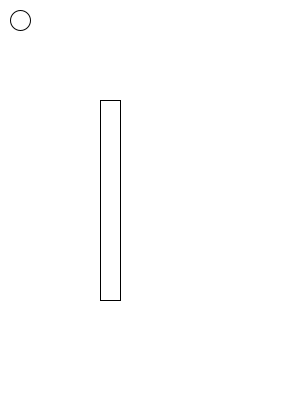
Frame 1 (no input)
Frame 60 (the mouse pressed at the canvas centre just before this capture): identical to frame 1, image omitted
Frame 120 (the mouse held since frame 60 and released just before this capture): identical to frame 1, image omitted

The Processing sketch that drew this single still picture (run headless with seeded random() and noise(); from frame 60 on, the mouse is pressed at the canvas centre):

// Processing sketch: processing_106432
// ── processing_106432.pde

int x = 20;
int y = 20;

int dx = 0;
int dy = 0;


void setup() {  //setup function called initially, only once
  size(300, 400);
  
}

void draw() {  //draw function loops 
  
  background(255,255,255);
  
  ellipse (x,y,20,20);
  
  rect (100,100,20,200);
  
  
  if (key == 'd' && keyPressed){
     dx = 1; 
  }
  
  if (key == 'a' && keyPressed){
     dx = -1;
  }
  
  if (key == 's' && keyPressed){
     dy = 1;
  }
  
  if (key == 'w' && keyPressed){
     dy = -1;
  }
  
  x = x + dx;
  
  y = y + dy;
     

  if (x>100 && x<120 && y>100 && y<300){
      dx = 0;
      dy = 0;
  }



  
}
